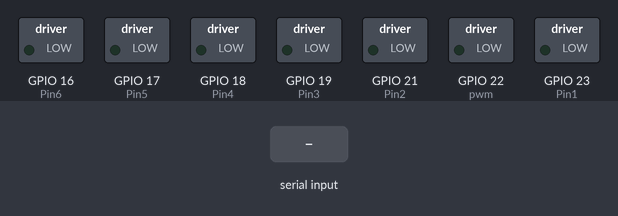
Recording of a sketch running on a simulated ESP32. On the bench: switched loads named in the sketch (green lamp = pin HIGH). The inputs (shaded band) are chosen by the test bench. Nothing arrives over Bluetooth unless stated; what the sketch prints to the serial monitor is not drawn.

Above: at 1.2 s.
1.3 s: "R" received over the second serial link
At 1.8 s:
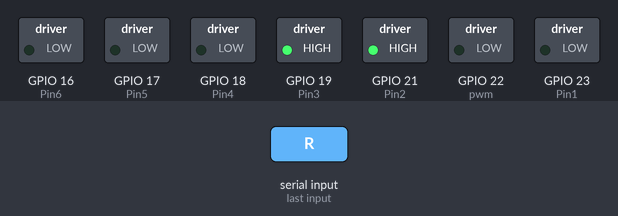
2.8 s: "L" received over the second serial link
At 4.0 s:
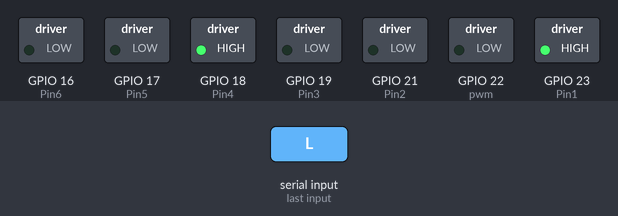
4.3 s: "F" received over the second serial link
At 5.3 s:
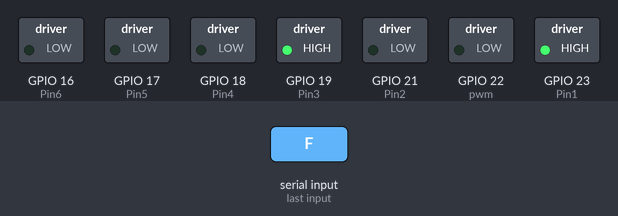
5.8 s: "B" received over the second serial link
At 6.5 s:
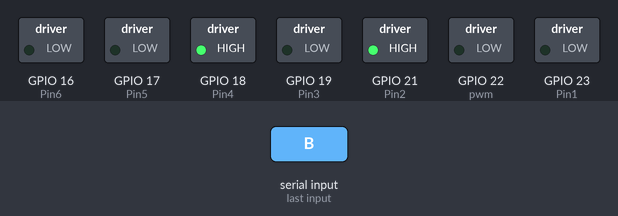
7.3 s: "O" received over the second serial link
At 7.6 s:
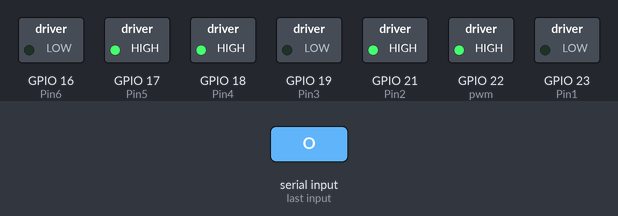
8.8 s: "S" received over the second serial link
At 9.9 s:
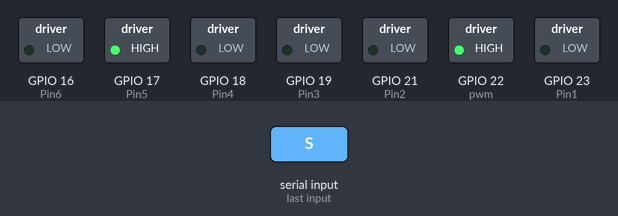
Timing chart, 0 to 11.3 s (numbered marks = the images above; inputs shaded):
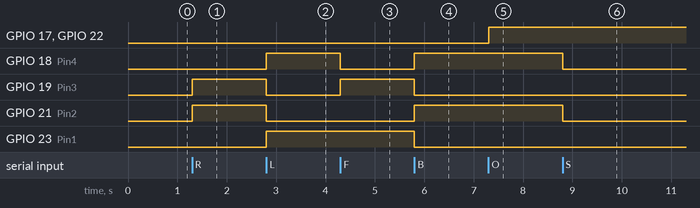

Measured:
- after the input at 1.3 s, GPIO 19 (Pin3), GPIO 21 (Pin2): LOW → HIGH at once
- after the input at 2.8 s, GPIO 18 (Pin4), GPIO 23 (Pin1): LOW → HIGH at once; GPIO 19 (Pin3), GPIO 21 (Pin2): HIGH → LOW at once
- after the input at 4.3 s, GPIO 18 (Pin4): HIGH → LOW at once; GPIO 19 (Pin3): LOW → HIGH at once
- after the input at 5.8 s, GPIO 18 (Pin4), GPIO 21 (Pin2): LOW → HIGH at once; GPIO 19 (Pin3), GPIO 23 (Pin1): HIGH → LOW at once
- after the input at 7.3 s, GPIO 17 (Pin5), GPIO 22 (pwm): LOW → HIGH at once
- after the input at 8.8 s, GPIO 18 (Pin4), GPIO 21 (Pin2): HIGH → LOW at once

The sketch:

esp32_control_robot.ino
```cpp
#include "BluetoothSerial.h"

#if !defined(CONFIG_BT_ENABLED) || !defined(CONFIG_BLUEDROID_ENABLED)
#error Bluetooth is not enabled! Please run `make menuconfig` to and enable it
#endif
char message;
BluetoothSerial SerialBT;
#define Pin1 23
#define Pin2 21

#define Pin3 19
#define Pin4 18

#define pwm  22
#define Pin5 17
#define Pin6 16

void setup() {
  pinMode(Pin1, OUTPUT);
  pinMode(Pin2, OUTPUT);
  pinMode(Pin3, OUTPUT);
  pinMode(Pin4, OUTPUT);
  pinMode(Pin5, OUTPUT);
  pinMode(Pin6, OUTPUT);

  Serial.begin(115200);
  SerialBT.begin("qwertyx"); //Bluetooth device name
  Serial.println("The device started, now you can pair it with bluetooth!");
}

void loop() {


  if (SerialBT.available()) {
    message = SerialBT.read();
  }
  if (message == 'R') {
    digitalWrite(Pin3, HIGH);
    digitalWrite(Pin4, LOW);
    digitalWrite(Pin1, LOW);
    digitalWrite(Pin2, HIGH);

  }
  else if (message == 'S') {
    digitalWrite(Pin1, LOW);
    digitalWrite(Pin2, LOW);
    digitalWrite(Pin3, LOW);
    digitalWrite(Pin4, LOW);
  }
  else if (message == 'L') {
    digitalWrite(Pin3, LOW);
    digitalWrite(Pin4, HIGH);
    digitalWrite(Pin1, HIGH);
    digitalWrite(Pin2, LOW);

  }
  else if (message == 'F') {
    digitalWrite(Pin1, HIGH);
    digitalWrite(Pin2, LOW);
    digitalWrite(Pin3, HIGH);
    digitalWrite(Pin4, LOW);
  }
  else if (message == 'B') {
    digitalWrite(Pin1, LOW);
    digitalWrite(Pin2, HIGH);
    digitalWrite(Pin3, LOW);
    digitalWrite(Pin4, HIGH);
  }
  else if (message == 'O') {
    analogWrite(pwm, 255);
    digitalWrite(Pin5, HIGH);
    digitalWrite(Pin6, LOW);
  }
  else if (message == 'P') {
    analogWrite(pwm, 255);
    digitalWrite(Pin5, LOW);
    digitalWrite(Pin6, LOW);

  }
  else if (message == 'W') {
    digitalWrite(Pin3, HIGH);
    digitalWrite(Pin4, LOW);
    digitalWrite(Pin1, LOW);
    digitalWrite(Pin2, HIGH);
    delay(750);
  }
  else if (message == 'K') {
    digitalWrite(Pin3, LOW);
    digitalWrite(Pin4, HIGH);
    digitalWrite(Pin1, HIGH);
    digitalWrite(Pin2, LOW);
    delay(750);
  }

}
```
